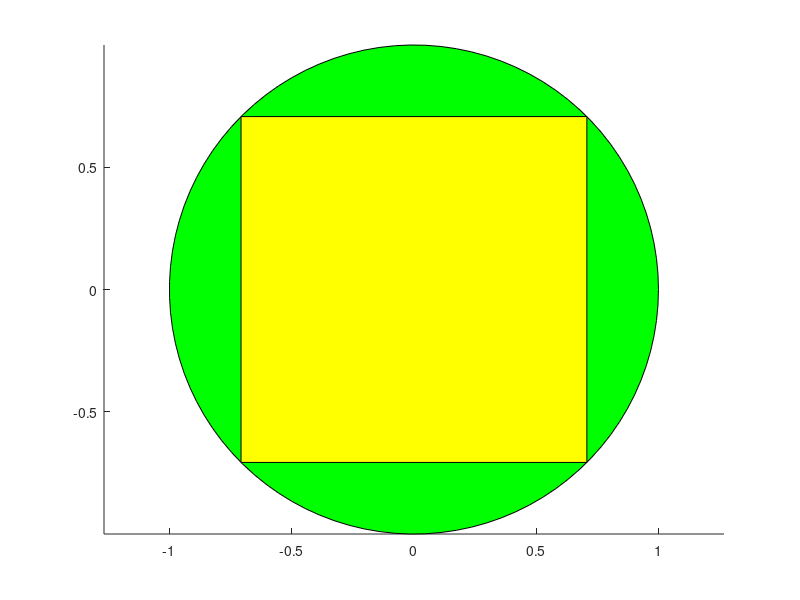

MATLAB code for this plot:
%
% Copyright 2017 (C) Osvald Lindholm
%
% This file is the result of the laborations provided
% for the Inledande Matematik (TMV122)
% course at Chalmers. The laborations can be found at:
% http://www.math.chalmers.se/Math/Grundutb/CTH/Matlab/AutomationMekatronik/ht16/
% 

clear, clc, clf; % Clearing memory, console and figure.

% Creating an interval between a and b.
a = 0; b = 2*pi;
t = linspace(a, b);

% Creating an array of 4 angles,
% one for each corner of the inscribed circle.
n = (1:2:7) * pi / 4;

x = @ (t) ( cos(t) );
y = @ (t) ( sin(t) );

hold on;
fill(x(t), y(t), 'g');
fill(x(n), y(n), 'y');
axis equal;
